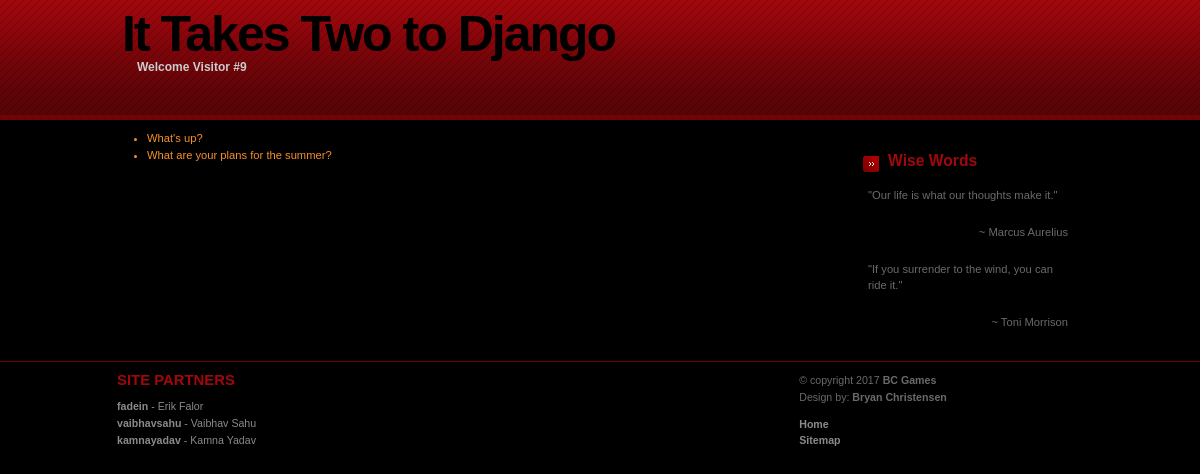
/, run on an earlier commit of the app's database.
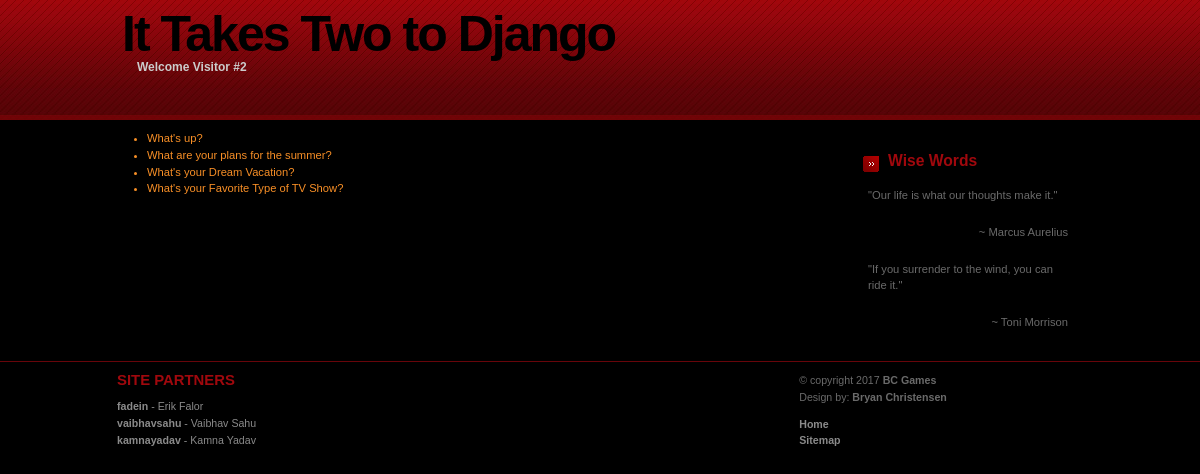
And on a later commit of the database.
### polls/models.py (models this page shows, shortened)
class Question(models.Model):
  question_text = models.CharField(max_length=200)
  pub_date = models.DateTimeField('date published')
  def was_published_recently(self):
    now = timezone.now()
    return now - datetime.timedelta(days=1) <= self.pub_date <= now
  was_published_recently.admin_order_field = 'pub_date'
  was_published_recently.boolean = True
  was_published_recently.short_description = 'Published recently?'

### polls/views.py (the view)
# urls.py: url(r'^$', views.index, name='index'),
def index(request):
  row, create = PageCount.objects.get_or_create(page='index')
  row.count += 1
  row.save()
  latest_question_list = Question.objects.order_by('pub_date')[:5]
  context = {
    'latest_question_list': latest_question_list,
    'pagecount': str(row.count),
    }
  return render(request, 'polls/index.html', context)

### polls/templates/polls/index.html
{% load staticfiles %}
<link rel="stylesheet" type="text/css" href="{% static 'polls/style.css' %}" />
<div id="header"><div id="header-content">
    <h1 id="logo">It Takes Two to Django</h1>
    <h2 id="slogan">Welcome Visitor #{{ pagecount }}</h2>
</div></div>
<div id="content-wrap"><div id="content">
    <div id="sidebar">
        <div class="sidebox">
				<h1>Wise Words</h1>
				<p>&quot;Our life is what our thoughts make it.&quot;</p>
				<p class="align-right">~ Marcus Aurelius</p>
				<p>&quot;If you surrender to the wind, you can ride it.&quot;</p>
				<p class="align-right">~ Toni Morrison</p>
			</div>
    </div>
    <div id="main">
        {% if latest_question_list %}
            <ul>
            {% for question in latest_question_list %}
                <li><span><a href="{% url 'polls:detail' question.id %}">{{ question.question_text }}</a></span></li>
            {% endfor %}
            </ul>
        {% else %}
            <p>No polls are available.</p>
        {% endif %}
    </div>
</div></div>
<div id="footer"><div id="footer-content">
    <div class="col float-left">
        <h2>Site Partners</h2>
			<ul>
				<li><a href="https://c9.io/fadein/"><strong>fadein</strong> - Erik Falor</a></li>
				<li><a href="https://c9.io/vaibhavsahu/"><strong>vaibhavsahu</strong> - Vaibhav Sahu</a></li>
				<li><a href="https://c9.io/kamnayadav/"><strong>kamnayadav</strong> - Kamna Yadav</a></li>
			</ul>
    </div>
    <div class="col2 float-right">
			<p>
			&copy; copyright 2017 <strong>BC Games</strong><br />
			Design by: <strong>Bryan Christensen</strong>&nbsp; &nbsp;
			<ul>
				<li><a href="{% url 'polls:index' %}"><strong>Home</strong></a></li>
				<li><a href="{% url 'polls:index' %}"><strong>Sitemap</strong></a></li>
			</ul>
		</div>
</div></div>

What changed in the data, as far as the page shows it:
added Question: question_text "What's your Dream Vacation?"
added Question: question_text "What's your Favorite Type of TV Show?"
Also different on the page:
{{ pagecount }}: "9" → "2"
